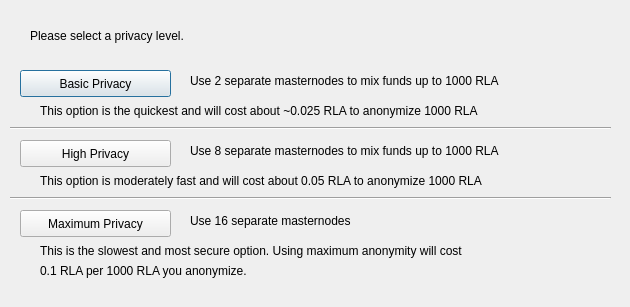
<?xml version="1.0" encoding="UTF-8"?>
<ui version="4.0">
 <class>DarksendConfig</class>
 <widget class="QDialog" name="DarksendConfig">
  <property name="geometry">
   <rect>
    <x>0</x>
    <y>0</y>
    <width>630</width>
    <height>307</height>
   </rect>
  </property>
  <property name="windowTitle">
   <string>Configure PrivateSend</string>
  </property>
  <widget class="QPushButton" name="buttonBasic">
   <property name="geometry">
    <rect>
     <x>20</x>
     <y>70</y>
     <width>151</width>
     <height>27</height>
    </rect>
   </property>
   <property name="text">
    <string>Basic Privacy</string>
   </property>
  </widget>
  <widget class="QPushButton" name="buttonHigh">
   <property name="geometry">
    <rect>
     <x>20</x>
     <y>140</y>
     <width>151</width>
     <height>27</height>
    </rect>
   </property>
   <property name="text">
    <string>High Privacy</string>
   </property>
  </widget>
  <widget class="QPushButton" name="buttonMax">
   <property name="geometry">
    <rect>
     <x>20</x>
     <y>210</y>
     <width>151</width>
     <height>27</height>
    </rect>
   </property>
   <property name="text">
    <string>Maximum Privacy</string>
   </property>
  </widget>
  <widget class="QLabel" name="label">
   <property name="geometry">
    <rect>
     <x>30</x>
     <y>20</y>
     <width>571</width>
     <height>31</height>
    </rect>
   </property>
   <property name="text">
    <string>Please select a privacy level.</string>
   </property>
  </widget>
  <widget class="QLabel" name="label_2">
   <property name="geometry">
    <rect>
     <x>190</x>
     <y>70</y>
     <width>421</width>
     <height>21</height>
    </rect>
   </property>
   <property name="text">
    <string>Use 2 separate masternodes to mix funds up to 1000 RLA</string>
   </property>
  </widget>
  <widget class="QLabel" name="label_3">
   <property name="geometry">
    <rect>
     <x>190</x>
     <y>140</y>
     <width>411</width>
     <height>21</height>
    </rect>
   </property>
   <property name="text">
    <string>Use 8 separate masternodes to mix funds up to 1000 RLA</string>
   </property>
  </widget>
  <widget class="QLabel" name="label_4">
   <property name="geometry">
    <rect>
     <x>190</x>
     <y>210</y>
     <width>421</width>
     <height>21</height>
    </rect>
   </property>
   <property name="text">
    <string>Use 16 separate masternodes</string>
   </property>
  </widget>
  <widget class="QLabel" name="label_6">
   <property name="geometry">
    <rect>
     <x>40</x>
     <y>100</y>
     <width>561</width>
     <height>21</height>
    </rect>
   </property>
   <property name="text">
    <string>This option is the quickest and will cost about ~0.025 RLA to anonymize 1000 RLA</string>
   </property>
  </widget>
  <widget class="QLabel" name="label_7">
   <property name="geometry">
    <rect>
     <x>40</x>
     <y>170</y>
     <width>561</width>
     <height>21</height>
    </rect>
   </property>
   <property name="text">
    <string>This option is moderately fast and will cost about 0.05 RLA to anonymize 1000 RLA</string>
   </property>
  </widget>
  <widget class="QLabel" name="label_8">
   <property name="geometry">
    <rect>
     <x>40</x>
     <y>240</y>
     <width>561</width>
     <height>21</height>
    </rect>
   </property>
   <property name="text">
    <string>This is the slowest and most secure option. Using maximum anonymity will cost</string>
   </property>
  </widget>
  <widget class="QLabel" name="label_9">
   <property name="geometry">
    <rect>
     <x>40</x>
     <y>260</y>
     <width>561</width>
     <height>21</height>
    </rect>
   </property>
   <property name="text">
    <string>0.1 RLA per 1000 RLA you anonymize.</string>
   </property>
  </widget>
  <widget class="Line" name="line">
   <property name="geometry">
    <rect>
     <x>10</x>
     <y>120</y>
     <width>601</width>
     <height>16</height>
    </rect>
   </property>
   <property name="orientation">
    <enum>Qt::Horizontal</enum>
   </property>
  </widget>
  <widget class="Line" name="line_2">
   <property name="geometry">
    <rect>
     <x>10</x>
     <y>190</y>
     <width>601</width>
     <height>16</height>
    </rect>
   </property>
   <property name="orientation">
    <enum>Qt::Horizontal</enum>
   </property>
  </widget>
 </widget>
 <resources/>
 <connections/>
</ui>
